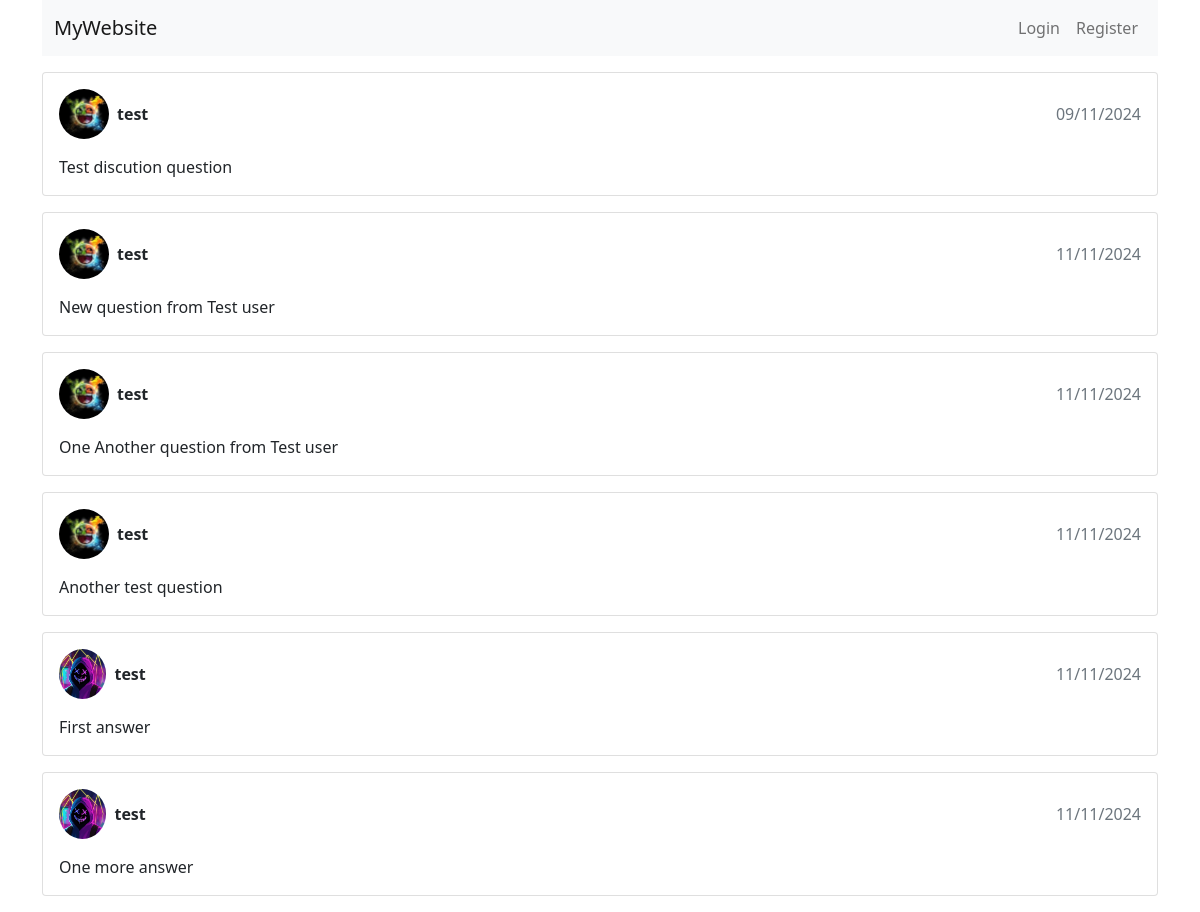
The app's page /questions.php?discution_id=10 with its own data.
### tables this page shows
CREATE TABLE `question` (
  `id` int(11) NOT NULL,
  `user_id` int(11) NOT NULL,
  `question` text NOT NULL,
  `discution_id` int(11) NOT NULL,
  `created_at` date NOT NULL DEFAULT current_timestamp()
);

CREATE TABLE `user` (
  `id` int(11) NOT NULL,
  `username` varchar(128) NOT NULL,
  `email` varchar(128) NOT NULL,
  `password` varchar(128) NOT NULL,
  `profile_image` varchar(128) NOT NULL,
  `type` varchar(64) NOT NULL
);

CREATE TABLE `answer` (
  `id` int(11) NOT NULL,
  `discution_id` int(11) NOT NULL,
  `user_id` int(11) NOT NULL,
  `answer` text NOT NULL,
  `created_at` date NOT NULL DEFAULT current_timestamp()
);

### Classes/Database.php (called while the page is built, shortened)
<?php
class Database extends SessionConfig {
    public function __construct() {
        $this->connection = mysqli_connect(self::HOST, self::DB_USERNAME, self::DB_PASSWORD, self::DATABASE);
    }
}

### Classes/Question.php (called while the page is built, shortened)
<?php
class Question{
    public function getQuestionsFromDiscution($connection, $discutionId) {
        $query = "SELECT * FROM question WHERE discution_id = ?";
        $stmt = $connection->prepare($query);
        if ($stmt) {
            $stmt->bind_param("i", $discutionId);
            $result = $stmt->execute();
            if ($result) {
                $result_set = $stmt->get_result();
                if ($result_set->num_rows > 0) {
                    $row = $result_set->fetch_all(MYSQLI_ASSOC);
                    $questionUser = $this->getQuestionUser($connection, $row[0]['user_id']);
                    return [$row, $questionUser];
                } else {
                    return false;
                }
            } else {
                $_SESSION['query_error'] = "Error executing query: " . $stmt->error;
                die();
            }
        } else {
            $_SESSION['query_error'] = "Error preparing statement: " . $this->connection->error;
            die();
        }
    }
    public function getQuestionUser($connection, $userId) {
        $query = "SELECT username, profile_image FROM user WHERE id = ?";
        $stmt = $connection->prepare($query);
        if ($stmt) {
            $stmt->bind_param("i", $userId);
            $result = $stmt->execute();
            if ($result) {
                $result_set = $stmt->get_result();
                if ($result_set->num_rows > 0) {
                    $row = $result_set->fetch_assoc();
                    return $row;
                } else {
                    return false;
                }
            } else {
                $_SESSION['query_error'] = "Error executing query: " . $stmt->error;
                die();
            }
        } else {
            $_SESSION['query_error'] = "Error preparing statement: " . $this->connection->error;
            die();
        }
    }
}

### Classes/Answer.php (called while the page is built, shortened)
<?php
class Answer {
    public function getAnswersFromDiscution($connection, $discutionId) {
        $query = "SELECT * FROM answer WHERE discution_id = ?";
        $stmt = $connection->prepare($query);
        if ($stmt) {
            $stmt->bind_param("i", $discutionId);
            $result = $stmt->execute();
            if ($result) {
                $result_set = $stmt->get_result();
                if ($result_set->num_rows > 0) {
                    $row = $result_set->fetch_all(MYSQLI_ASSOC);
                    $questionUser = $this->getAnswerUser($connection, $row[0]['user_id']);
                    return [$row, $questionUser];
                } else {
                    return false;
                }
            } else {
                $_SESSION['query_error'] = "Error executing query: " . $stmt->error;
                die();
            }
        } else {
            $_SESSION['query_error'] = "Error preparing statement: " . $this->connection->error;
            die();
        }
    }
    public function getAnswerUser($connection, $userId) {
        $query = "SELECT username, profile_image FROM user WHERE id = ?";
        $stmt = $connection->prepare($query);
        if ($stmt) {
            $stmt->bind_param("i", $userId);
            $result = $stmt->execute();
            if ($result) {
                $result_set = $stmt->get_result();
                if ($result_set->num_rows > 0) {
                    $row = $result_set->fetch_assoc();
                    return $row;
                } else {
                    return false;
                }
            } else {
                $_SESSION['query_error'] = "Error executing query: " . $stmt->error;
                die();
            }
        } else {
            $_SESSION['query_error'] = "Error preparing statement: " . $this->connection->error;
            die();
        }
    }
}

### questions.php (the view, shortened to what this page needs)
<?php
require_once "Classes/Database.php";
require_once "Classes/UserDiscution.php";
require_once "Classes/Question.php";
require_once "Classes/Answer.php";
$discution_id = $_GET['discution_id'];
$db = new Database();
$question = new Question();
$answer = new Answer();
$discutionQuestionsAndUser = $question->getQuestionsFromDiscution($db->connection, $discution_id);
if($discutionQuestionsAndUser) {
    $discutionQuestions = $discutionQuestionsAndUser[0];
    $questionUser = $discutionQuestionsAndUser[1];
}
$discutionAnswersAndUser = $answer->getAnswersFromDiscution($db->connection, $discution_id);
if($discutionAnswersAndUser) {
    $discutionAnswers = $discutionAnswersAndUser[0];
    $answerUser = $discutionAnswersAndUser[1];
}
?>
<!DOCTYPE html>
<html lang="en">
<head>
    <link href="https://cdn.jsdelivr.net/npm/bootstrap@5.0.2/dist/css/bootstrap.min.css" rel="stylesheet">
</head>
<body>
    <?php require_once "navbar.php"; ?>
    <div class="container mt-3">
    <?php if($discutionQuestionsAndUser) : ?>
    <?php foreach($discutionQuestions as $question) : ?>
        <div class="card mb-3">
            <div class="card-body">
                <div class="d-flex align-items-center mb-3">
                    <?php if($questionUser['profile_image']) : ?>
                        <img src="<?= $questionUser['profile_image']; ?>" class="rounded-circle me-2" style="width: 50px; height: 50px; object-fit: cover;">
                    <?php else : ?>
                        <img src="profile_images/default/default-avatar.png" class="rounded-circle me-2" style="width: 50px; height: 50px; object-fit: cover;">
                    <?php endif; ?>
                    <div class="d-flex justify-content-between w-100">
                        <p class="fw-bold mb-0"><?= $questionUser['username']; ?></p>
                        <p class="text-muted mb-0"><?= date("d/m/Y", strtotime($question['created_at'])); ?></p>
                    </div>
                </div>
                <p class="mb-0"><?= $question['question']; ?></p>
            </div>
        </div>
    <?php endforeach; ?>
    <?php if($discutionAnswersAndUser) : ?>
        <?php foreach($discutionAnswers as $answer) : ?>
            <div class="card mb-3">
            <div class="card-body">
                <div class="d-flex align-items-center mb-3">
                    <?php if($answerUser['profile_image']) : ?>
                        <img src="<?= $answerUser['profile_image']; ?>" class="rounded-circle me-2" style="width: 50px; height: 50px; object-fit: cover;">
                    <?php else : ?>
                        <img src="profile_images/default/default-avatar.png" class="rounded-circle me-2" style="width: 50px; height: 50px; object-fit: cover;">
                    <?php endif; ?>
                    <div class="d-flex justify-content-between w-100">
                        <p class="fw-bold mb-0"><?= $questionUser['username']; ?></p>
                        <p class="text-muted mb-0"><?= date("d/m/Y", strtotime($answer['created_at'])); ?></p>
                    </div>
                </div>
                <p class="mb-0"><?= $answer['answer']; ?></p>
            </div>
        </div>
        <?php endforeach; ?>
    <?php endif; ?>
    <?php endif; ?>
    </div>
</body>
</html>

### navbar.php (shortened to what this page needs)
<div class="container">
    <nav class="navbar navbar-expand-lg navbar-light bg-light">
        <div class="container">
            <div class="row">
                 <?php if(isset($_SESSION['user_id'])) : ?>
                    <a href="index.php" class="navbar-brand">You're logged in as: <?= $_SESSION['username']; ?></a>
                 <?php else : ?>
                    <a href="index.php" class="navbar-brand">MyWebsite</a>
                 <?php endif; ?>
            </div>
             <div class="row">
                 <div class="collapse navbar-collapse" id="navbarNav">
                     <ul class="navbar-nav ml-auto">
                         <?php if(isset($_SESSION['user_id'])) : ?>
                             <li class="nav-item">
                                 <a class="nav-link" href="logout.php">Logout</a>
                             </li>
                         <?php else : ?>
                             <li class="nav-item">
                                 <a class="nav-link" href="login.php">Login</a>
                             </li>
                             <li class="nav-item">
                                 <a class="nav-link" href="register.php">Register</a>
                             </li>
                         <?php endif; ?>
                     </ul>
                 </div>
             </div>
        </div>
    </nav>
</div>

### records on screen
question: user.profile_image (picture), user.username "test", created_at "09/11/2024", question "Test discution question"
question: user.profile_image (picture), user.username "test", created_at "11/11/2024", question "New question from Test user"
question: user.profile_image (picture), user.username "test", created_at "11/11/2024", question "One Another question from Test user"
question: user.profile_image (picture), user.username "test", created_at "11/11/2024", question "Another test question"
answer: user.profile_image (picture), created_at "11/11/2024", answer "First answer"
user: username "test"
answer: user.profile_image (picture), created_at "11/11/2024", answer "One more answer"
